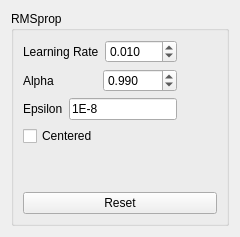
            <widget class="QWidget" name="page_Optimizer_RMSprop">
             <layout class="QVBoxLayout" name="verticalLayout_20">
              <item>
               <widget class="QGroupBox" name="grp_Optimizer_RMSprop">
                <property name="title">
                 <string>RMSprop</string>
                </property>
                <layout class="QVBoxLayout" name="verticalLayout_18">
                 <item>
                  <layout class="QHBoxLayout" name="horizontalLayout_27">
                   <item>
                    <layout class="QVBoxLayout" name="verticalLayout_19">
                     <item>
                      <layout class="QHBoxLayout" name="horizontalLayout_28">
                       <item>
                        <widget class="QLabel" name="lbl_RMSprop_Learning_Rate">
                         <property name="text">
                          <string>Learning Rate</string>
                         </property>
                        </widget>
                       </item>
                       <item>
                        <widget class="QDoubleSpinBox" name="dsBox_RMSprop_Learning_Rate">
                         <property name="decimals">
                          <number>3</number>
                         </property>
                         <property name="maximum">
                          <double>1.000000000000000</double>
                         </property>
                         <property name="singleStep">
                          <double>0.001000000000000</double>
                         </property>
                         <property name="value">
                          <double>0.010000000000000</double>
                         </property>
                        </widget>
                       </item>
                      </layout>
                     </item>
                     <item>
                      <layout class="QHBoxLayout" name="horizontalLayout_29">
                       <item>
                        <widget class="QLabel" name="lbl_RMSprop_Alpha">
                         <property name="text">
                          <string>Alpha</string>
                         </property>
                        </widget>
                       </item>
                       <item>
                        <widget class="QDoubleSpinBox" name="dsBox_RMSprop_Alpha">
                         <property name="decimals">
                          <number>3</number>
                         </property>
                         <property name="maximum">
                          <double>5.000000000000000</double>
                         </property>
                         <property name="singleStep">
                          <double>0.010000000000000</double>
                         </property>
                         <property name="value">
                          <double>0.990000000000000</double>
                         </property>
                        </widget>
                       </item>
                      </layout>
                     </item>
                     <item>
                      <layout class="QHBoxLayout" name="horizontalLayout_30">
                       <item>
                        <widget class="QLabel" name="lbl_RMSprop_Epsilon">
                         <property name="sizePolicy">
                          <sizepolicy hsizetype="Preferred" vsizetype="Preferred">
                           <horstretch>0</horstretch>
                           <verstretch>0</verstretch>
                          </sizepolicy>
                         </property>
                         <property name="text">
                          <string>Epsilon</string>
                         </property>
                        </widget>
                       </item>
                       <item>
                        <widget class="QLineEdit" name="lEdit_RMSprop_Epsilon">
                         <property name="sizePolicy">
                          <sizepolicy hsizetype="Preferred" vsizetype="Fixed">
                           <horstretch>0</horstretch>
                           <verstretch>0</verstretch>
                          </sizepolicy>
                         </property>
                         <property name="text">
                          <string>1E-8</string>
                         </property>
                        </widget>
                       </item>
                      </layout>
                     </item>
                     <item>
                      <widget class="QCheckBox" name="chBox_RMSprop_Centered">
                       <property name="text">
                        <string>Centered</string>
                       </property>
                      </widget>
                     </item>
                    </layout>
                   </item>
                   <item>
                    <spacer name="horizontalSpacer_4">
                     <property name="orientation">
                      <enum>Qt::Horizontal</enum>
                     </property>
                     <property name="sizeHint" stdset="0">
                      <size>
                       <width>40</width>
                       <height>20</height>
                      </size>
                     </property>
                    </spacer>
                   </item>
                  </layout>
                 </item>
                 <item>
                  <spacer name="verticalSpacer_5">
                   <property name="orientation">
                    <enum>Qt::Vertical</enum>
                   </property>
                   <property name="sizeHint" stdset="0">
                    <size>
                     <width>20</width>
                     <height>40</height>
                    </size>
                   </property>
                  </spacer>
                 </item>
                 <item>
                  <widget class="QPushButton" name="pBtn_RMSprop_Reset">
                   <property name="text">
                    <string>Reset</string>
                   </property>
                  </widget>
                 </item>
                </layout>
               </widget>
              </item>
             </layout>
            </widget>
